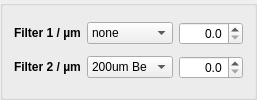
     <widget class="QGroupBox" name="groupBox">
      <property name="sizePolicy">
       <sizepolicy hsizetype="Fixed" vsizetype="Preferred">
        <horstretch>0</horstretch>
        <verstretch>0</verstretch>
       </sizepolicy>
      </property>
      <layout class="QGridLayout" name="gridLayout">
       <item row="0" column="2">
        <widget class="QLabel" name="label_param1">
         <property name="sizePolicy">
          <sizepolicy hsizetype="Minimum" vsizetype="Fixed">
           <horstretch>0</horstretch>
           <verstretch>0</verstretch>
          </sizepolicy>
         </property>
         <property name="minimumSize">
          <size>
           <width>0</width>
           <height>22</height>
          </size>
         </property>
         <property name="font">
          <font>
           <weight>75</weight>
           <bold>true</bold>
          </font>
         </property>
         <property name="text">
          <string>Filter 1 / µm</string>
         </property>
         <property name="alignment">
          <set>Qt::AlignLeading|Qt::AlignLeft|Qt::AlignVCenter</set>
         </property>
        </widget>
       </item>
       <item row="0" column="3">
        <widget class="QComboBox" name="filter1">
         <property name="sizePolicy">
          <sizepolicy hsizetype="Preferred" vsizetype="Fixed">
           <horstretch>0</horstretch>
           <verstretch>0</verstretch>
          </sizepolicy>
         </property>
         <property name="minimumSize">
          <size>
           <width>50</width>
           <height>22</height>
          </size>
         </property>
         <property name="toolTip">
          <string/>
         </property>
         <property name="currentText">
          <string>none</string>
         </property>
         <property name="currentIndex">
          <number>4</number>
         </property>
         <item>
          <property name="text">
           <string>600um Be</string>
          </property>
         </item>
         <item>
          <property name="text">
           <string>200um Cu</string>
          </property>
         </item>
         <item>
          <property name="text">
           <string>200um Al</string>
          </property>
         </item>
         <item>
          <property name="text">
           <string>1mm Al</string>
          </property>
         </item>
         <item>
          <property name="text">
           <string>none</string>
          </property>
         </item>
        </widget>
       </item>
       <item row="1" column="2">
        <widget class="QLabel" name="label_param3">
         <property name="sizePolicy">
          <sizepolicy hsizetype="Minimum" vsizetype="Fixed">
           <horstretch>0</horstretch>
           <verstretch>0</verstretch>
          </sizepolicy>
         </property>
         <property name="minimumSize">
          <size>
           <width>0</width>
           <height>22</height>
          </size>
         </property>
         <property name="font">
          <font>
           <weight>75</weight>
           <bold>true</bold>
          </font>
         </property>
         <property name="text">
          <string>Filter 2 / µm</string>
         </property>
         <property name="alignment">
          <set>Qt::AlignLeading|Qt::AlignLeft|Qt::AlignVCenter</set>
         </property>
        </widget>
       </item>
       <item row="1" column="4">
        <widget class="QDoubleSpinBox" name="d_filter2">
         <property name="sizePolicy">
          <sizepolicy hsizetype="Fixed" vsizetype="Fixed">
           <horstretch>0</horstretch>
           <verstretch>0</verstretch>
          </sizepolicy>
         </property>
         <property name="toolTip">
          <string>Filterthickness in µm. When the user chooses a filter, the corresponding thickness is set.</string>
         </property>
         <property name="alignment">
          <set>Qt::AlignRight|Qt::AlignTrailing|Qt::AlignVCenter</set>
         </property>
         <property name="decimals">
          <number>1</number>
         </property>
         <property name="maximum">
          <double>5000.000000000000000</double>
         </property>
         <property name="singleStep">
          <double>50.000000000000000</double>
         </property>
        </widget>
       </item>
       <item row="1" column="3">
        <widget class="QComboBox" name="filter2">
         <property name="sizePolicy">
          <sizepolicy hsizetype="Preferred" vsizetype="Fixed">
           <horstretch>0</horstretch>
           <verstretch>0</verstretch>
          </sizepolicy>
         </property>
         <property name="minimumSize">
          <size>
           <width>50</width>
           <height>22</height>
          </size>
         </property>
         <property name="toolTip">
          <string/>
         </property>
         <property name="currentText">
          <string>200um Be</string>
         </property>
         <property name="currentIndex">
          <number>0</number>
         </property>
         <item>
          <property name="text">
           <string>200um Be</string>
          </property>
         </item>
         <item>
          <property name="text">
           <string>50um Cu</string>
          </property>
         </item>
         <item>
          <property name="text">
           <string>1mm Cu</string>
          </property>
         </item>
         <item>
          <property name="text">
           <string>500um Al</string>
          </property>
         </item>
         <item>
          <property name="text">
           <string>60um Al</string>
          </property>
         </item>
        </widget>
       </item>
       <item row="0" column="4">
        <widget class="QDoubleSpinBox" name="d_filter1">
         <property name="sizePolicy">
          <sizepolicy hsizetype="Fixed" vsizetype="Fixed">
           <horstretch>0</horstretch>
           <verstretch>0</verstretch>
          </sizepolicy>
         </property>
         <property name="toolTip">
          <string>Filterthickness in µm. When the user chooses a filter, the corresponding thickness is set.</string>
         </property>
         <property name="alignment">
          <set>Qt::AlignRight|Qt::AlignTrailing|Qt::AlignVCenter</set>
         </property>
         <property name="decimals">
          <number>1</number>
         </property>
         <property name="maximum">
          <double>5000.000000000000000</double>
         </property>
         <property name="singleStep">
          <double>50.000000000000000</double>
         </property>
        </widget>
       </item>
      </layout>
     </widget>
